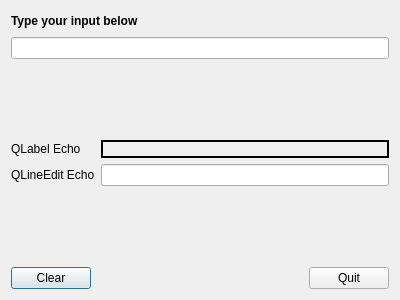
<?xml version="1.0" encoding="UTF-8"?>
<ui version="4.0">
 <class>EchoDialog</class>
 <widget class="QDialog" name="EchoDialog">
  <property name="geometry">
   <rect>
    <x>0</x>
    <y>0</y>
    <width>400</width>
    <height>300</height>
   </rect>
  </property>
  <property name="windowTitle">
   <string>EchoDialog</string>
  </property>
  <layout class="QVBoxLayout" name="verticalLayout">
   <item>
    <layout class="QHBoxLayout" name="horizontalLayout">
     <item>
      <widget class="QLabel" name="label">
       <property name="font">
        <font>
         <weight>75</weight>
         <bold>true</bold>
        </font>
       </property>
       <property name="text">
        <string>Type your input below</string>
       </property>
      </widget>
     </item>
     <item>
      <spacer name="horizontalSpacer">
       <property name="orientation">
        <enum>Qt::Horizontal</enum>
       </property>
       <property name="sizeHint" stdset="0">
        <size>
         <width>40</width>
         <height>20</height>
        </size>
       </property>
      </spacer>
     </item>
    </layout>
   </item>
   <item>
    <widget class="QLineEdit" name="inputLineEdit"/>
   </item>
   <item>
    <spacer name="verticalSpacer">
     <property name="orientation">
      <enum>Qt::Vertical</enum>
     </property>
     <property name="sizeHint" stdset="0">
      <size>
       <width>20</width>
       <height>65</height>
      </size>
     </property>
    </spacer>
   </item>
   <item>
    <layout class="QGridLayout" name="gridLayout">
     <item row="0" column="0">
      <widget class="QLabel" name="label_2">
       <property name="text">
        <string>QLabel Echo</string>
       </property>
      </widget>
     </item>
     <item row="0" column="1">
      <widget class="QLabel" name="echoLabel">
       <property name="frameShape">
        <enum>QFrame::WinPanel</enum>
       </property>
       <property name="text">
        <string/>
       </property>
      </widget>
     </item>
     <item row="1" column="0">
      <widget class="QLabel" name="label_3">
       <property name="text">
        <string>QLineEdit Echo</string>
       </property>
      </widget>
     </item>
     <item row="1" column="1">
      <widget class="QLineEdit" name="outputLineEdit"/>
     </item>
    </layout>
   </item>
   <item>
    <spacer name="verticalSpacer_2">
     <property name="orientation">
      <enum>Qt::Vertical</enum>
     </property>
     <property name="sizeHint" stdset="0">
      <size>
       <width>20</width>
       <height>65</height>
      </size>
     </property>
    </spacer>
   </item>
   <item>
    <layout class="QHBoxLayout" name="horizontalLayout_2">
     <item>
      <widget class="QPushButton" name="clearButton">
       <property name="text">
        <string>Clear</string>
       </property>
      </widget>
     </item>
     <item>
      <spacer name="horizontalSpacer_2">
       <property name="orientation">
        <enum>Qt::Horizontal</enum>
       </property>
       <property name="sizeHint" stdset="0">
        <size>
         <width>40</width>
         <height>20</height>
        </size>
       </property>
      </spacer>
     </item>
     <item>
      <widget class="QPushButton" name="quitButton">
       <property name="text">
        <string>Quit</string>
       </property>
      </widget>
     </item>
    </layout>
   </item>
  </layout>
 </widget>
 <layoutdefault spacing="6" margin="11"/>
 <resources/>
 <connections/>
</ui>
